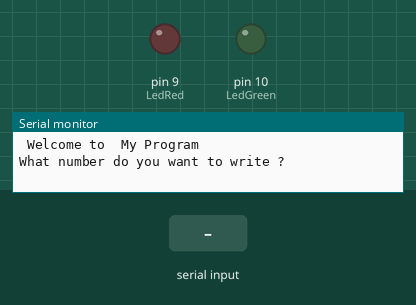
Recording of a sketch running on a simulated Arduino Uno, built with avr-gcc and run on an emulated ATmega328P. Parts: output pins drawn as LEDs (lit = HIGH), the last lines printed to the serial monitor. Dashed ring = blinking. The test bench sets the inputs (shaded band).

Above: at 0.9 s.
1.0 s: "90,45\n" received over Serial
At 2.3 s:
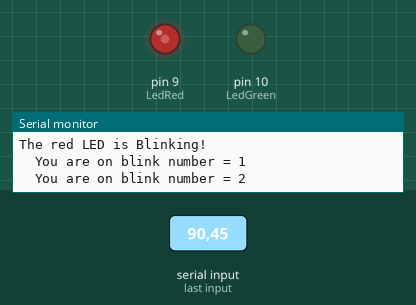
At 6.4 s:
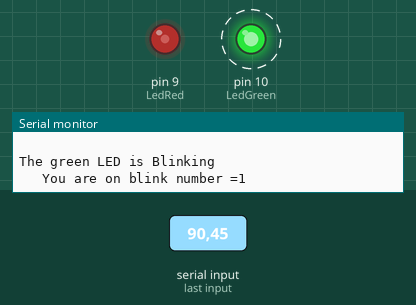
Timing chart, 0 to 8.5 s (numbered marks = the images above; inputs shaded):
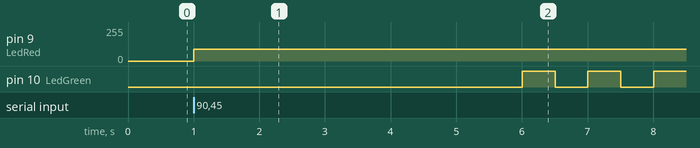

The sketch:

forblink.ino
```cpp
int LedRed=9;
int LedGreen=10;
int rontime=500;
int roftime=500;
int gontime=500;
int goftime=500;
int numRedBlink=5;
int numGreenBlink;
String redmessage="The red LED is Blinking!";
String greenMessage="The green LED is Blinking";
int writevalue;

void setup() {
   Serial.begin(115200);
  String va1 = " Welcome to ";
  String va2 = " My Program ";
  String va3;
  va3=va1+va2;                       //Concatenation of string (concatenating va1 and va2 to va3.).
  Serial.println(va3);
  pinMode(LedGreen,OUTPUT);
  pinMode(LedRed,OUTPUT);

Serial.println("What number do you want to write ?");  //Prompt
while(Serial.available()==0) {}
writevalue = Serial.parseInt(); // serial.readString

Serial.println("How many times do you want to blink GREEN LED ?");  //Prompt for user input
while(Serial.available()==0) {}
numGreenBlink = Serial.parseInt(); // serial.readString

}

void loop() {
int j = 1 ;
Serial.println("  ");
Serial.println(redmessage);
// for (int j = 1 ; j <= numRedBlink ; j++ )
 while ( j<= numRedBlink  ){
   Serial.print("  You are on blink number = ");
   Serial.println(j);
    analogWrite(LedRed,writevalue); // Apply analog voltage to Red LED            digitalWrite(LedRed,HIGH);
     delay(rontime);
    analogWrite(LedRed,writevalue) ; //Apply analog voltage to Red LED             digitalWrite(LedRed,LOW);
     delay(roftime);
j++;
}

Serial.println("  ");
Serial.println(greenMessage);
for (int j = 1 ; j <= numGreenBlink ; j++ ) {
 Serial.print("   You are on blink number =");
 Serial.println(j);
 digitalWrite(LedGreen,HIGH);
  delay(gontime);
 digitalWrite(LedGreen,LOW);
  delay(goftime);
}
}
```

Measured:
- after the input at 1.0 s, pin 9 (LedRed): 0/255 → 90/255 at once; pin 10 (LedGreen): alternates HIGH for 0.50 s and LOW for 0.50 s, starting after 5.0 s
